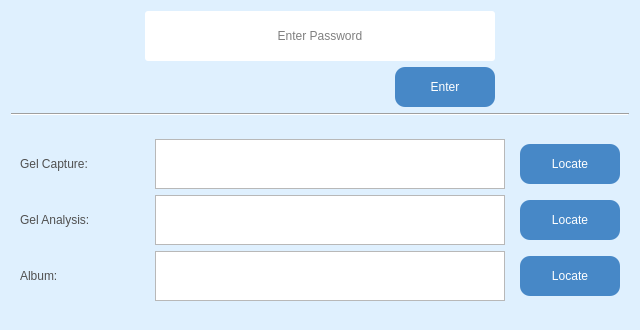
<?xml version="1.0" encoding="UTF-8"?>
<ui version="4.0">
 <class>Dialog</class>
 <widget class="QDialog" name="Dialog">
  <property name="geometry">
   <rect>
    <x>0</x>
    <y>0</y>
    <width>640</width>
    <height>330</height>
   </rect>
  </property>
  <property name="minimumSize">
   <size>
    <width>640</width>
    <height>330</height>
   </size>
  </property>
  <property name="maximumSize">
   <size>
    <width>640</width>
    <height>350</height>
   </size>
  </property>
  <property name="windowTitle">
   <string>Dialog</string>
  </property>
  <property name="styleSheet">
   <string notr="true">QDialog {
				background-color: rgb(223, 240, 254);
}</string>
  </property>
  <layout class="QVBoxLayout" name="verticalLayout_3">
   <item>
    <layout class="QHBoxLayout" name="horizontalLayout_3">
     <item>
      <spacer name="horizontalSpacer_3">
       <property name="orientation">
        <enum>Qt::Horizontal</enum>
       </property>
       <property name="sizeHint" stdset="0">
        <size>
         <width>40</width>
         <height>20</height>
        </size>
       </property>
      </spacer>
     </item>
     <item>
      <layout class="QVBoxLayout" name="verticalLayout_2">
       <item>
        <widget class="QLineEdit" name="lineLauncherPW">
         <property name="minimumSize">
          <size>
           <width>350</width>
           <height>50</height>
          </size>
         </property>
         <property name="maximumSize">
          <size>
           <width>350</width>
           <height>50</height>
          </size>
         </property>
         <property name="styleSheet">
          <string notr="true">QLineEdit{
font: 14pt &quot;Arial&quot;;
border-radius: 3px;
min-width: 350px;
min-height: 50px;
max-width: 350px;
max-height: 50px;
}
</string>
         </property>
         <property name="text">
          <string/>
         </property>
         <property name="echoMode">
          <enum>QLineEdit::Password</enum>
         </property>
         <property name="alignment">
          <set>Qt::AlignCenter</set>
         </property>
         <property name="placeholderText">
          <string extracomment="Enter">Enter Password</string>
         </property>
        </widget>
       </item>
       <item>
        <layout class="QHBoxLayout" name="horizontalLayout_2">
         <item>
          <spacer name="horizontalSpacer_2">
           <property name="orientation">
            <enum>Qt::Horizontal</enum>
           </property>
           <property name="sizeHint" stdset="0">
            <size>
             <width>40</width>
             <height>20</height>
            </size>
           </property>
          </spacer>
         </item>
         <item>
          <widget class="QPushButton" name="buttonFactoryPW">
           <property name="styleSheet">
            <string notr="true">QPushButton{	
background-color : rgb(71, 136, 199);
color: white;
font: 14pt &quot;Arial&quot;;
border-radius: 10px;
min-width: 100px;
min-height: 40px;
max-width: 100px;
max-height: 40px;
}

QPushButton::hover{background-color: rgb(255, 170, 127);}

QPushButton::pressed{background-color: rgb(100, 100, 100);}
</string>
           </property>
           <property name="text">
            <string>Enter</string>
           </property>
          </widget>
         </item>
        </layout>
       </item>
      </layout>
     </item>
     <item>
      <spacer name="horizontalSpacer_4">
       <property name="orientation">
        <enum>Qt::Horizontal</enum>
       </property>
       <property name="sizeHint" stdset="0">
        <size>
         <width>40</width>
         <height>20</height>
        </size>
       </property>
      </spacer>
     </item>
    </layout>
   </item>
   <item>
    <widget class="Line" name="line">
     <property name="orientation">
      <enum>Qt::Horizontal</enum>
     </property>
    </widget>
   </item>
   <item>
    <spacer name="verticalSpacer">
     <property name="orientation">
      <enum>Qt::Vertical</enum>
     </property>
     <property name="sizeHint" stdset="0">
      <size>
       <width>20</width>
       <height>40</height>
      </size>
     </property>
    </spacer>
   </item>
   <item>
    <layout class="QVBoxLayout" name="verticalLayout">
     <item>
      <layout class="QHBoxLayout" name="horizontalLayout">
       <item>
        <widget class="QLabel" name="label_capture_folder">
         <property name="minimumSize">
          <size>
           <width>120</width>
           <height>50</height>
          </size>
         </property>
         <property name="maximumSize">
          <size>
           <width>120</width>
           <height>50</height>
          </size>
         </property>
         <property name="styleSheet">
          <string notr="true">QLabel{	
color:rgb(80, 80, 80);
font: 14pt &quot;Arial&quot;;
}</string>
         </property>
         <property name="text">
          <string>Gel Capture:</string>
         </property>
        </widget>
       </item>
       <item>
        <widget class="QTextEdit" name="text_capture_folder">
         <property name="minimumSize">
          <size>
           <width>350</width>
           <height>50</height>
          </size>
         </property>
         <property name="maximumSize">
          <size>
           <width>350</width>
           <height>50</height>
          </size>
         </property>
         <property name="font">
          <font>
           <family>Myriad Pro</family>
           <pointsize>14</pointsize>
           <weight>50</weight>
           <italic>false</italic>
           <bold>false</bold>
          </font>
         </property>
         <property name="styleSheet">
          <string notr="true">QSpinBox{
font: 12pt &quot;Arial&quot;;
border-radius: 1px;
}
</string>
         </property>
         <property name="placeholderText">
          <string/>
         </property>
        </widget>
       </item>
       <item>
        <widget class="QPushButton" name="pushButton">
         <property name="minimumSize">
          <size>
           <width>100</width>
           <height>40</height>
          </size>
         </property>
         <property name="styleSheet">
          <string notr="true">QPushButton{	
background-color : rgb(71, 136, 199);
color: white;
font: 14pt &quot;Arial&quot;;
border-radius: 10px;
min-width: 100px;
min-height: 40px;
max-width: 100px;
max-height: 40px;
}

QPushButton::hover{background-color: rgb(255, 170, 127);}

QPushButton::pressed{background-color: rgb(100, 100, 100);}
</string>
         </property>
         <property name="text">
          <string>Locate</string>
         </property>
        </widget>
       </item>
      </layout>
     </item>
     <item>
      <layout class="QHBoxLayout" name="horizontalLayout_4">
       <item>
        <widget class="QLabel" name="label_analysis_folder">
         <property name="minimumSize">
          <size>
           <width>120</width>
           <height>50</height>
          </size>
         </property>
         <property name="maximumSize">
          <size>
           <width>120</width>
           <height>50</height>
          </size>
         </property>
         <property name="styleSheet">
          <string notr="true">QLabel{	
color:rgb(80, 80, 80);
font: 14pt &quot;Arial&quot;;
}</string>
         </property>
         <property name="text">
          <string>&lt;html&gt;&lt;head/&gt;&lt;body&gt;&lt;p&gt;Gel Analysis:&lt;/p&gt;&lt;/body&gt;&lt;/html&gt;</string>
         </property>
        </widget>
       </item>
       <item>
        <widget class="QTextEdit" name="text_analysis_folder">
         <property name="minimumSize">
          <size>
           <width>350</width>
           <height>50</height>
          </size>
         </property>
         <property name="maximumSize">
          <size>
           <width>350</width>
           <height>50</height>
          </size>
         </property>
         <property name="styleSheet">
          <string notr="true">QSpinBox{
font: 12pt &quot;Arial&quot;;
border-radius: 1px;
}
</string>
         </property>
        </widget>
       </item>
       <item>
        <widget class="QPushButton" name="pushButton_2">
         <property name="minimumSize">
          <size>
           <width>100</width>
           <height>40</height>
          </size>
         </property>
         <property name="maximumSize">
          <size>
           <width>100</width>
           <height>40</height>
          </size>
         </property>
         <property name="styleSheet">
          <string notr="true">QPushButton{	
background-color : rgb(71, 136, 199);
color: white;
font: 14pt &quot;Arial&quot;;
border-radius: 10px;
min-width: 100px;
min-height: 40px;
max-width: 100px;
max-height: 40px;
}

QPushButton::hover{background-color: rgb(255, 170, 127);}

QPushButton::pressed{background-color: rgb(100, 100, 100);}
</string>
         </property>
         <property name="text">
          <string>Locate</string>
         </property>
        </widget>
       </item>
      </layout>
     </item>
     <item>
      <layout class="QHBoxLayout" name="horizontalLayout_5">
       <item>
        <widget class="QLabel" name="label_album_folder">
         <property name="minimumSize">
          <size>
           <width>120</width>
           <height>0</height>
          </size>
         </property>
         <property name="maximumSize">
          <size>
           <width>120</width>
           <height>50</height>
          </size>
         </property>
         <property name="styleSheet">
          <string notr="true">QLabel{	
color:rgb(80, 80, 80);
font: 14pt &quot;Arial&quot;;
}</string>
         </property>
         <property name="text">
          <string>&lt;html&gt;&lt;head/&gt;&lt;body&gt;&lt;p&gt;Album:&lt;/p&gt;&lt;/body&gt;&lt;/html&gt;</string>
         </property>
        </widget>
       </item>
       <item>
        <widget class="QTextEdit" name="text_album_folder">
         <property name="minimumSize">
          <size>
           <width>350</width>
           <height>50</height>
          </size>
         </property>
         <property name="maximumSize">
          <size>
           <width>350</width>
           <height>50</height>
          </size>
         </property>
         <property name="styleSheet">
          <string notr="true">QSpinBox{
font: 12pt &quot;Arial&quot;;
border-radius: 1px;
}
</string>
         </property>
        </widget>
       </item>
       <item>
        <widget class="QPushButton" name="pushButton_3">
         <property name="styleSheet">
          <string notr="true">QPushButton{	
background-color : rgb(71, 136, 199);
color: white;
font: 14pt &quot;Arial&quot;;
border-radius: 10px;
min-width: 100px;
min-height: 40px;
max-width: 100px;
max-height: 40px;
}

QPushButton::hover{background-color: rgb(255, 170, 127);}

QPushButton::pressed{background-color: rgb(100, 100, 100);}
</string>
         </property>
         <property name="text">
          <string>Locate</string>
         </property>
        </widget>
       </item>
      </layout>
     </item>
    </layout>
   </item>
   <item>
    <spacer name="verticalSpacer_2">
     <property name="orientation">
      <enum>Qt::Vertical</enum>
     </property>
     <property name="sizeHint" stdset="0">
      <size>
       <width>20</width>
       <height>40</height>
      </size>
     </property>
    </spacer>
   </item>
  </layout>
 </widget>
 <resources>
  <include location="../../../GelProPython Launcher/resources/resource_qrc.qrc"/>
 </resources>
 <connections/>
</ui>
